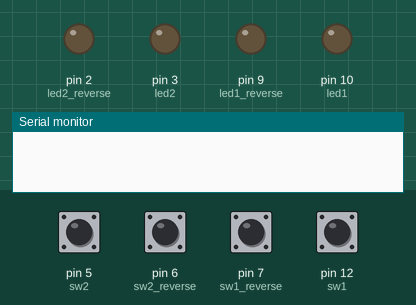
The sketch below on a simulated Arduino Uno, built with avr-gcc and run on an emulated ATmega328P. Parts: output pins drawn as LEDs (lit = HIGH), the last lines printed to the serial monitor. The test bench sets the inputs (shaded band); at power-on: pin 5 (sw2), pin 6 (sw2_reverse), pin 7 (sw1_reverse), pin 12 (sw1) HIGH.

Above: at 1.2 s.
1.3 s: pin 5 (sw2) pulled LOW for 0.15 s
At 1.4 s:
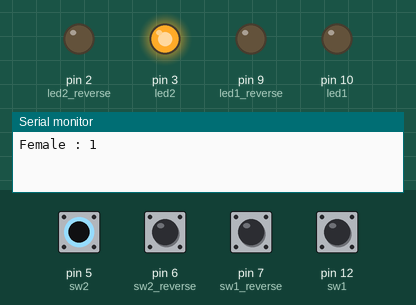
3.0 s: pin 7 (sw1_reverse) pulled LOW for 0.15 s
At 3.1 s:
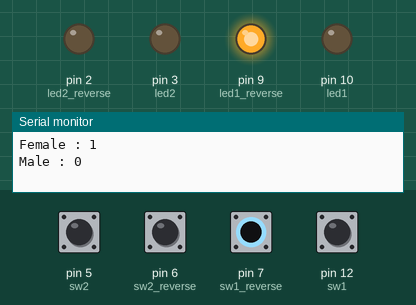
4.7 s: pin 6 (sw2_reverse) pulled LOW for 0.15 s
At 4.8 s:
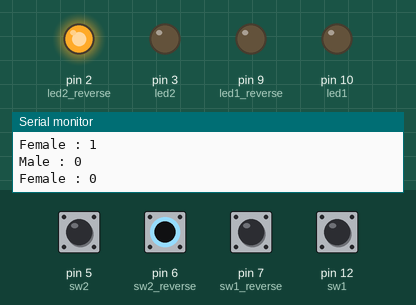
6.4 s: pin 12 (sw1) pulled LOW for 0.15 s
At 6.5 s:
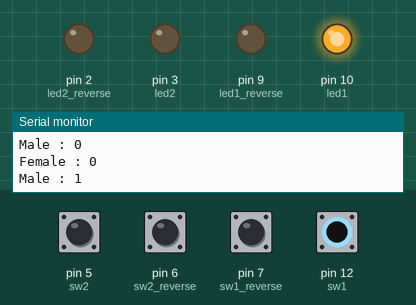
8.1 s: pin 5 (sw2) driven LOW and pin 6 (sw2_reverse) driven LOW and pin 7 (sw1_reverse) driven LOW and pin 12 (sw1) driven LOW
At 9.9 s:
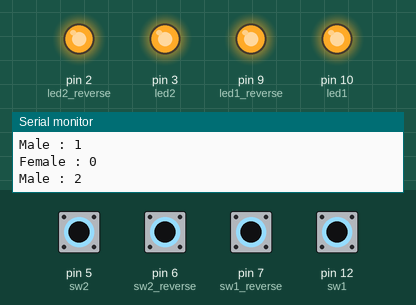
10.2 s: pin 7 (sw1_reverse) driven HIGH
At 11.6 s:
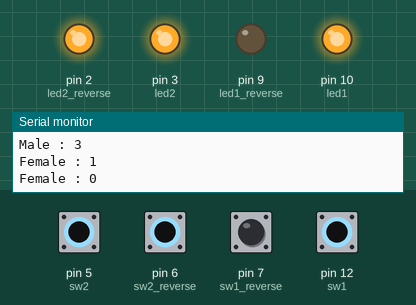
Timing chart, 0 to 13.2 s (numbered marks = the images above; inputs shaded):
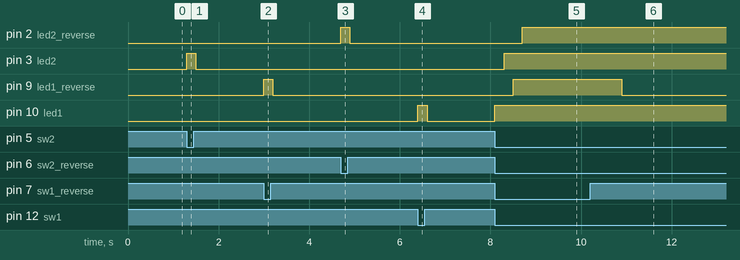

Measured:
- after the input at 1.3 s, pin 3 (led2): LOW → HIGH at once, → LOW 0.20 s later
- after the input at 3.0 s, pin 9 (led1_reverse): LOW → HIGH at once, → LOW 0.20 s later
- after the input at 4.7 s, pin 2 (led2_reverse): LOW → HIGH at once, → LOW 0.20 s later
- after the input at 6.4 s, pin 10 (led1): LOW → HIGH at once, → LOW 0.20 s later
- after the input at 8.1 s, pin 2 (led2_reverse): LOW → HIGH after 0.60 s; pin 3 (led2): LOW → HIGH after 0.20 s; pin 9 (led1_reverse): LOW → HIGH after 0.40 s; pin 10 (led1): LOW → HIGH at once
- after the input at 10.2 s, pin 9 (led1_reverse): HIGH → LOW after 0.70 s

The sketch:

btn.ino
```cpp
int sw1 = 12;
int sw1_reverse = 7;  // reverse는 카운트 -
int led1 = 10;
int led1_reverse = 9;
int sw2 = 5;
int sw2_reverse = 6;
int led2 = 3;
int led2_reverse = 2;

int count_male = 0;
int count_female = 0;

void setup()
{
  pinMode(led1, OUTPUT);
  pinMode(led2, OUTPUT);
  pinMode(led1_reverse, OUTPUT);
  pinMode(led2_reverse, OUTPUT);
  pinMode(sw1, INPUT_PULLUP);
  pinMode(sw2, INPUT_PULLUP);
  pinMode(sw1_reverse, INPUT_PULLUP);
  pinMode(sw2_reverse, INPUT_PULLUP);
  Serial.begin(9600);
}

void loop()
{
  if(digitalRead(sw1) == LOW) // 남자 + 스위치 눌렀을 경우
  {
    digitalWrite(led1, HIGH); // led On
    count_male++;             // 카운트 +1
    Serial.print("Male : ");
    Serial.println(count_male);
    delay(200);

  }
  else
  {
    digitalWrite(led1, LOW);
  }

  /////////////////////////////////////////

  if(digitalRead(sw2) == LOW) // 여자 + 스위치 눌렀을 경우
  {
    digitalWrite(led2, HIGH); // led On
    count_female++;           // 카운트 +1
    Serial.print("Female : ");
    Serial.println(count_female);
    delay(200);

  }
  else
  {
    digitalWrite(led2, LOW);
  }

  //////////////////////////////////////////

  if(digitalRead(sw1_reverse) == LOW)
  {

    digitalWrite(led1_reverse, HIGH);
    count_male--;

    if(count_male <= -1)    // 카운트가 음수로 넘어갈 경우 다시 0으로 초기화
    {
        count_male = 0;
    }

    Serial.print("Male : ");
    Serial.println(count_male);
    delay(200);

  }

  else
  {
    digitalWrite(led1_reverse, LOW);
  }

  ///////////////////////////////////////////

  if(digitalRead(sw2_reverse) == LOW)

  {

    digitalWrite(led2_reverse, HIGH);
    count_female--;

    if(count_female <= -1)  // 카운트가 음수로 넘어갈 경우 다시 0으로 초기화
    {
        count_female = 0;
    }

    Serial.print("Female : ");
    Serial.println(count_female);
    delay(200);
  }

  else
  {
    digitalWrite(led2_reverse, LOW);
  }
}
```
